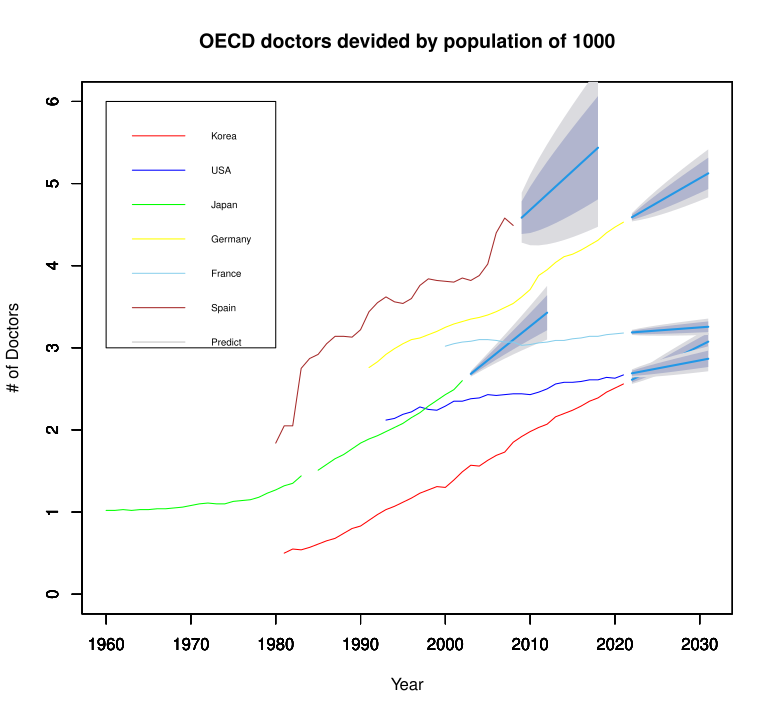

Generate this figure with R:
docs<-read.csv("의료체계_현황분석/의료종사자수_OECD회원국.csv")
head(docs)

#Korean model
library(dplyr)
korean_docs<-docs %>% 
  filter(Country=="Korea") %>%
  select(!Country)
head(korean_docs)
tail(korean_docs)

ts_korean_docs<-ts(korean_docs[,3],start=1981,frequency = 1)

library(forecast)
Kmodel<-auto.arima(ts_korean_docs)
Kmodel_pred<-forecast(Kmodel)
Kmodel_pred

#USA model
USA_docs<-docs %>%
  filter(Country=="USA") %>%
  select(!c(Country))
head(USA_docs)
tail(USA_docs)
ts_USA_docs<-ts(USA_docs[,3],start=1993,frequency = 1)
USA_model<-auto.arima(ts_USA_docs)
USA_pred<-forecast(USA_model)
USA_pred

#Japan model
Jap_docs<-docs %>%
  filter(Country=="Japan") %>%
  select(!c(Country))
head(Jap_docs)
tail(Jap_docs)
ts_Jap_docs<-ts(Jap_docs[,3],start=1960,frequency = 1)
Jmodel<-auto.arima(ts_Jap_docs)
Jpred<-forecast(Jmodel)

#Germany model
Ger_docs<-docs %>%
  filter(Country=="Germany")%>%
  select(!Country)
head(Ger_docs)
tail(Ger_docs)
ts_Ger_docs<-ts(Ger_docs[,3],start=1991,frequency = 1)
Gmodel<-auto.arima(ts_Ger_docs)
Gpred<-forecast(Gmodel)

#France model
Fra_docs<-docs %>%
  filter(Country=="France")%>%
  select(!Country)
head(Fra_docs)
tail(Fra_docs)
ts_Fra_docs<-ts(Fra_docs[,3],start=2000,frequency = 1)
Fmodel<-auto.arima(ts_Fra_docs)
Fpred<-forecast(Fmodel)

#Spain model
Spa_docs<-docs %>%
  filter(Country=="Spain")%>%
  select(!Country)
head(Spa_docs)
tail(Spa_docs)
ts_Spa_docs<-ts(Spa_docs[,3],start=1980,frequency = 1)
Smodel<-auto.arima(ts_Spa_docs)
Spred<-forecast(Smodel)

#Visualization
plot(Kmodel_pred,xlim=c(1960,2031),ylim = c(0,6),
     main="OECD doctors devided by population of 1000",
     xlab="Year",ylab="# of Doctors",col="red")
par(new=T)
plot(USA_pred,main="",xlab="",ylab="",
     xlim=c(1960,2031),ylim = c(0,6),
     col="blue")
par(new=T)
plot(Jpred,main="",xlab="",ylab="",xlim=c(1960,2031),ylim = c(0,6),
     col="green")
par(new=T)
plot(Gpred,main="",xlab="",ylab="",xlim=c(1960,2031),ylim = c(0,6),
     col="yellow")
par(new=T)
plot(Fpred,main="",xlab="",ylab="",xlim=c(1960,2031),ylim = c(0,6),
     col="skyblue")
par(new=T)
plot(Spred,main="",xlab="",ylab="",xlim=c(1960,2031),ylim = c(0,6),
     col="brown")
legend(x=c(1960,1980),y=c(3,6),
       legend = c("Korea","USA","Japan","Germany","France","Spain","Predict"),
       col = c("red","blue","green","yellow","skyblue","brown","grey"),lty = 1,
       cex=0.6)
